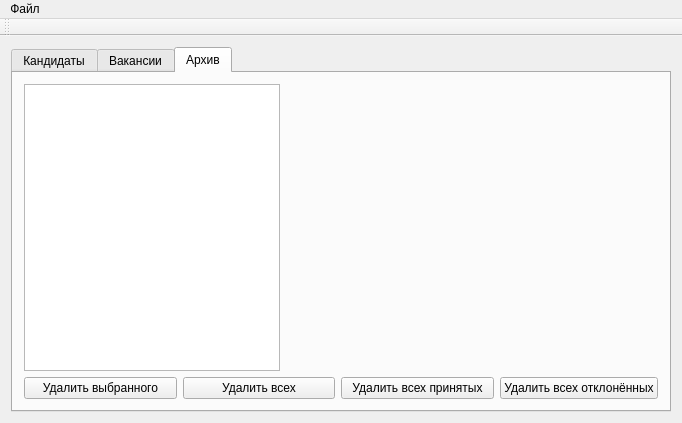
<?xml version="1.0" encoding="UTF-8"?>
<ui version="4.0">
 <class>MainWindow</class>
 <widget class="QMainWindow" name="MainWindow">
  <property name="geometry">
   <rect>
    <x>0</x>
    <y>0</y>
    <width>648</width>
    <height>423</height>
   </rect>
  </property>
  <property name="windowTitle">
   <string>MainWindow</string>
  </property>
  <widget class="QWidget" name="centralWidget">
   <layout class="QHBoxLayout" name="horizontalLayout_3">
    <item>
     <widget class="QTabWidget" name="tabWidget">
      <property name="currentIndex">
       <number>2</number>
      </property>
      <widget class="QWidget" name="tab1">
       <property name="accessibleName">
        <string/>
       </property>
       <attribute name="title">
        <string>Кандидаты</string>
       </attribute>
       <layout class="QVBoxLayout" name="verticalLayout_3">
        <item>
         <layout class="QHBoxLayout" name="horizontalLayout">
          <item>
           <widget class="QListWidget" name="listWidget">
            <property name="sizePolicy">
             <sizepolicy hsizetype="Fixed" vsizetype="Expanding">
              <horstretch>0</horstretch>
              <verstretch>0</verstretch>
             </sizepolicy>
            </property>
           </widget>
          </item>
          <item>
           <spacer name="horizontalSpacer">
            <property name="orientation">
             <enum>Qt::Horizontal</enum>
            </property>
            <property name="sizeType">
             <enum>QSizePolicy::Fixed</enum>
            </property>
            <property name="sizeHint" stdset="0">
             <size>
              <width>40</width>
              <height>20</height>
             </size>
            </property>
           </spacer>
          </item>
          <item>
           <widget class="QLabel" name="label">
            <property name="sizePolicy">
             <sizepolicy hsizetype="Expanding" vsizetype="Expanding">
              <horstretch>0</horstretch>
              <verstretch>0</verstretch>
             </sizepolicy>
            </property>
            <property name="minimumSize">
             <size>
              <width>258</width>
              <height>0</height>
             </size>
            </property>
            <property name="text">
             <string/>
            </property>
           </widget>
          </item>
         </layout>
        </item>
        <item>
         <layout class="QHBoxLayout" name="horizontalLayout_2">
          <item>
           <widget class="QPushButton" name="addApp">
            <property name="text">
             <string>Добавить</string>
            </property>
           </widget>
          </item>
          <item>
           <widget class="QPushButton" name="delApp">
            <property name="text">
             <string>Удалить выбранного</string>
            </property>
           </widget>
          </item>
          <item>
           <widget class="QPushButton" name="notifyApp">
            <property name="text">
             <string>Уведомить о переподготовке</string>
            </property>
           </widget>
          </item>
          <item>
           <widget class="QPushButton" name="AcApp">
            <property name="text">
             <string>Принять кандидата</string>
            </property>
           </widget>
          </item>
          <item>
           <widget class="QPushButton" name="DecApp">
            <property name="text">
             <string>Отказать кандидату</string>
            </property>
           </widget>
          </item>
         </layout>
        </item>
       </layout>
      </widget>
      <widget class="QWidget" name="tab2">
       <attribute name="title">
        <string>Вакансии</string>
       </attribute>
       <layout class="QVBoxLayout" name="verticalLayout_2">
        <item>
         <layout class="QHBoxLayout" name="horizontalLayout_10">
          <item>
           <widget class="QListWidget" name="listWidget_2">
            <property name="sizePolicy">
             <sizepolicy hsizetype="Fixed" vsizetype="Expanding">
              <horstretch>0</horstretch>
              <verstretch>0</verstretch>
             </sizepolicy>
            </property>
           </widget>
          </item>
          <item>
           <spacer name="horizontalSpacer_5">
            <property name="orientation">
             <enum>Qt::Horizontal</enum>
            </property>
            <property name="sizeType">
             <enum>QSizePolicy::Fixed</enum>
            </property>
            <property name="sizeHint" stdset="0">
             <size>
              <width>40</width>
              <height>20</height>
             </size>
            </property>
           </spacer>
          </item>
          <item>
           <widget class="QLabel" name="label_2">
            <property name="sizePolicy">
             <sizepolicy hsizetype="Expanding" vsizetype="Expanding">
              <horstretch>0</horstretch>
              <verstretch>0</verstretch>
             </sizepolicy>
            </property>
            <property name="minimumSize">
             <size>
              <width>258</width>
              <height>0</height>
             </size>
            </property>
            <property name="text">
             <string/>
            </property>
            <property name="textFormat">
             <enum>Qt::AutoText</enum>
            </property>
            <property name="alignment">
             <set>Qt::AlignLeading|Qt::AlignLeft|Qt::AlignVCenter</set>
            </property>
            <property name="margin">
             <number>-1</number>
            </property>
           </widget>
          </item>
         </layout>
        </item>
        <item>
         <layout class="QHBoxLayout" name="horizontalLayout_11">
          <item>
           <widget class="QPushButton" name="AddVac">
            <property name="text">
             <string>Добавить</string>
            </property>
           </widget>
          </item>
          <item>
           <widget class="QPushButton" name="DelVac">
            <property name="text">
             <string>Удалить выбранную</string>
            </property>
           </widget>
          </item>
          <item>
           <widget class="QPushButton" name="NotByVac">
            <property name="text">
             <string>Уведомить о переподготовке</string>
            </property>
           </widget>
          </item>
         </layout>
        </item>
       </layout>
      </widget>
      <widget class="QWidget" name="tab3">
       <attribute name="title">
        <string>Архив</string>
       </attribute>
       <layout class="QVBoxLayout" name="verticalLayout">
        <item>
         <layout class="QHBoxLayout" name="horizontalLayout_12">
          <item>
           <widget class="QListWidget" name="listWidget_3">
            <property name="sizePolicy">
             <sizepolicy hsizetype="Fixed" vsizetype="Expanding">
              <horstretch>0</horstretch>
              <verstretch>0</verstretch>
             </sizepolicy>
            </property>
            <property name="minimumSize">
             <size>
              <width>248</width>
              <height>0</height>
             </size>
            </property>
           </widget>
          </item>
          <item>
           <spacer name="horizontalSpacer_2">
            <property name="orientation">
             <enum>Qt::Horizontal</enum>
            </property>
            <property name="sizeType">
             <enum>QSizePolicy::Fixed</enum>
            </property>
            <property name="sizeHint" stdset="0">
             <size>
              <width>40</width>
              <height>20</height>
             </size>
            </property>
           </spacer>
          </item>
          <item>
           <widget class="QLabel" name="label_3">
            <property name="sizePolicy">
             <sizepolicy hsizetype="Expanding" vsizetype="Expanding">
              <horstretch>0</horstretch>
              <verstretch>0</verstretch>
             </sizepolicy>
            </property>
            <property name="minimumSize">
             <size>
              <width>258</width>
              <height>0</height>
             </size>
            </property>
            <property name="text">
             <string/>
            </property>
            <property name="wordWrap">
             <bool>false</bool>
            </property>
            <property name="margin">
             <number>0</number>
            </property>
            <property name="textInteractionFlags">
             <set>Qt::TextSelectableByKeyboard|Qt::TextSelectableByMouse</set>
            </property>
           </widget>
          </item>
         </layout>
        </item>
        <item>
         <layout class="QHBoxLayout" name="horizontalLayout_13">
          <item>
           <widget class="QPushButton" name="DelArch">
            <property name="text">
             <string>Удалить выбранного</string>
            </property>
           </widget>
          </item>
          <item>
           <widget class="QPushButton" name="DelAllArch">
            <property name="text">
             <string>Удалить всех</string>
            </property>
           </widget>
          </item>
          <item>
           <widget class="QPushButton" name="DelAc">
            <property name="text">
             <string>Удалить всех принятых</string>
            </property>
           </widget>
          </item>
          <item>
           <widget class="QPushButton" name="DelDec">
            <property name="text">
             <string>Удалить всех отклонённых</string>
            </property>
           </widget>
          </item>
         </layout>
        </item>
       </layout>
      </widget>
     </widget>
    </item>
   </layout>
  </widget>
  <widget class="QMenuBar" name="menuBar">
   <property name="geometry">
    <rect>
     <x>0</x>
     <y>0</y>
     <width>648</width>
     <height>20</height>
    </rect>
   </property>
   <widget class="QMenu" name="menu">
    <property name="title">
     <string>Файл</string>
    </property>
    <addaction name="action"/>
   </widget>
   <addaction name="menu"/>
  </widget>
  <widget class="QToolBar" name="mainToolBar">
   <attribute name="toolBarArea">
    <enum>TopToolBarArea</enum>
   </attribute>
   <attribute name="toolBarBreak">
    <bool>false</bool>
   </attribute>
  </widget>
  <action name="action">
   <property name="text">
    <string>Выход</string>
   </property>
  </action>
 </widget>
 <layoutdefault spacing="6" margin="11"/>
 <resources/>
 <connections/>
</ui>
